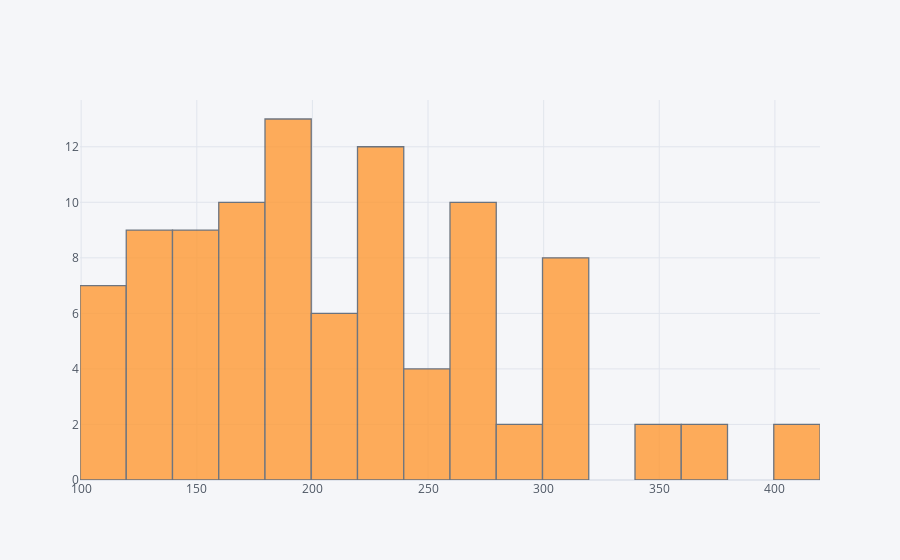

The cell this chart's notebook holds for it:
### Code cell
airline['Passengers'].iplot(kind = 'hist', bins = 20)

### Figure 1 — Plotly figure (JSON) as saved in the notebook; plotly's stock layout.template omitted (floating-point values rounded to 4 significant figures)
{"data": [{"histfunc": "count", "histnorm": "", "marker": {"color": "rgba(255, 153, 51, 1.0)", "line": {"color": "#4D5663", "width": 1.3}}, "name": "Passengers", "nbinsx": 20, "opacity": 0.8, "orientation": "v", "type": "histogram", "x": [112, 118, 132, 129, 121, 135, 148, 148, 136, 119, 104, 118, 115, 126, 141, 135, 125, 149, 170, 170, 158, 133, 114, 140, 145, 150, 178, 163, 172, 178, 199, 199, 184, 162, 146, 166, 171, 180, 193, 181, 183, 218, 230, 242, 209, 191, 172, 194, 196, 196, 236, 235, 229, 243, 264, 272, 237, 211, 180, 201, 204, 188, 235, 227, 234, 264, 302, 293, 259, 229, 203, 229, 242, 233, 267, 269, 270, 315, 364, 347, 312, 274, 237, 278, 284, 277, 317, 313, 318, 374, 413, 405, 355, 306, 271, 306]}], "layout": {"barmode": "overlay", "legend": {"bgcolor": "#F5F6F9", "font": {"color": "#4D5663"}}, "paper_bgcolor": "#F5F6F9", "plot_bgcolor": "#F5F6F9", "title": {"font": {"color": "#4D5663"}}, "xaxis": {"gridcolor": "#E1E5ED", "showgrid": true, "tickfont": {"color": "#4D5663"}, "title": {"font": {"color": "#4D5663"}, "text": ""}, "zerolinecolor": "#E1E5ED"}, "yaxis": {"gridcolor": "#E1E5ED", "showgrid": true, "tickfont": {"color": "#4D5663"}, "title": {"font": {"color": "#4D5663"}, "text": ""}, "zerolinecolor": "#E1E5ED"}}}
